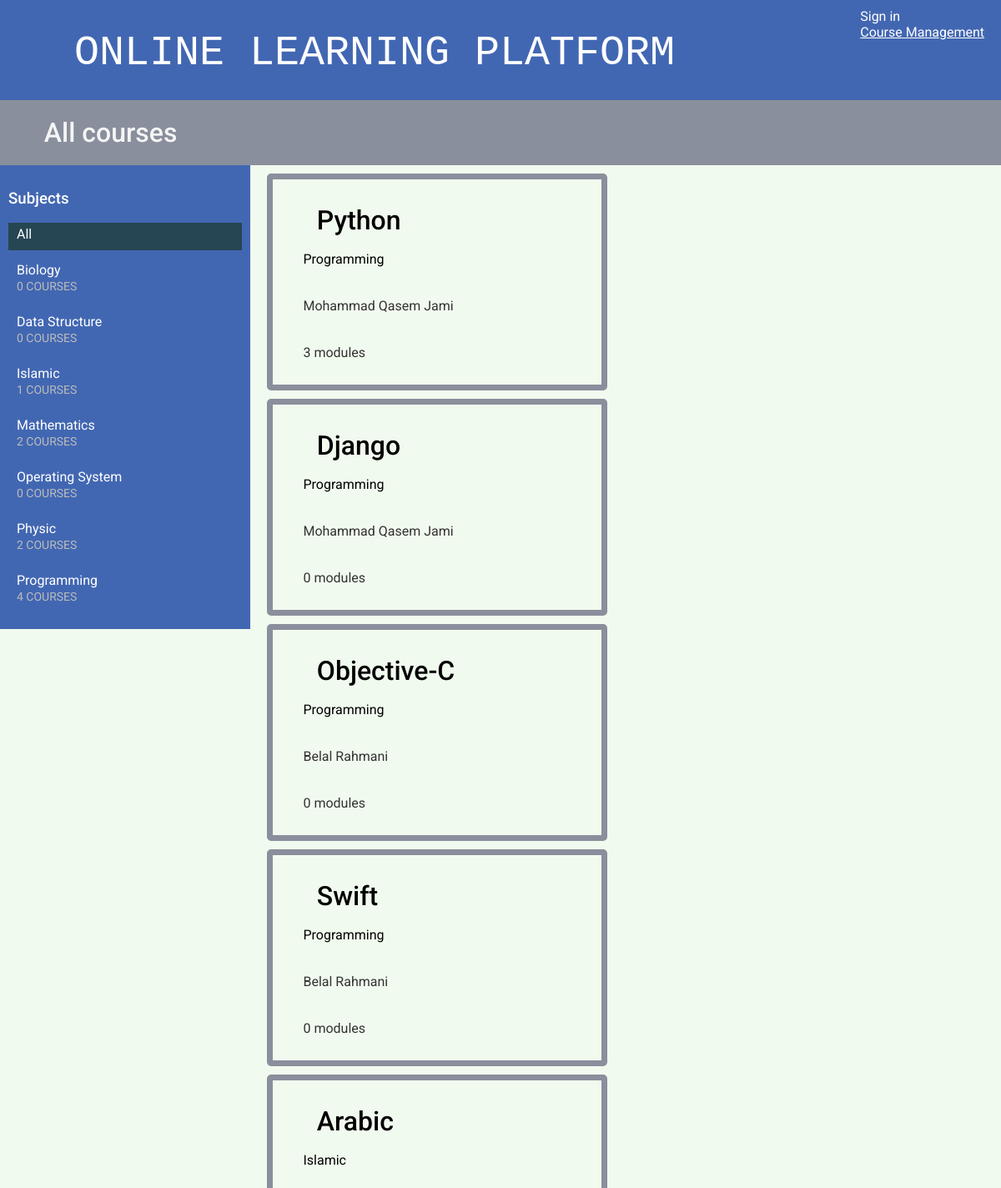
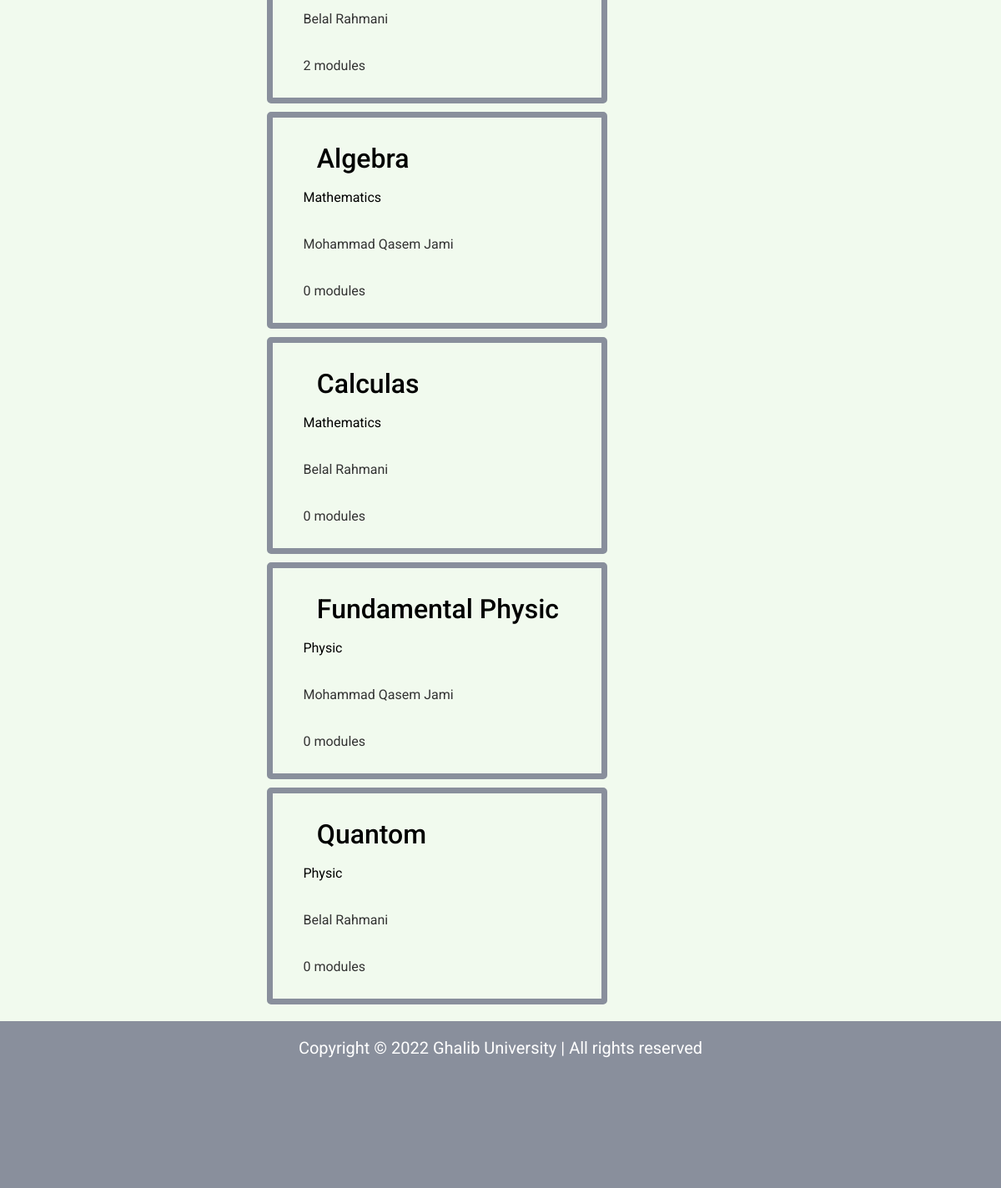
The app's page /, older data (2 pictures, top to bottom).
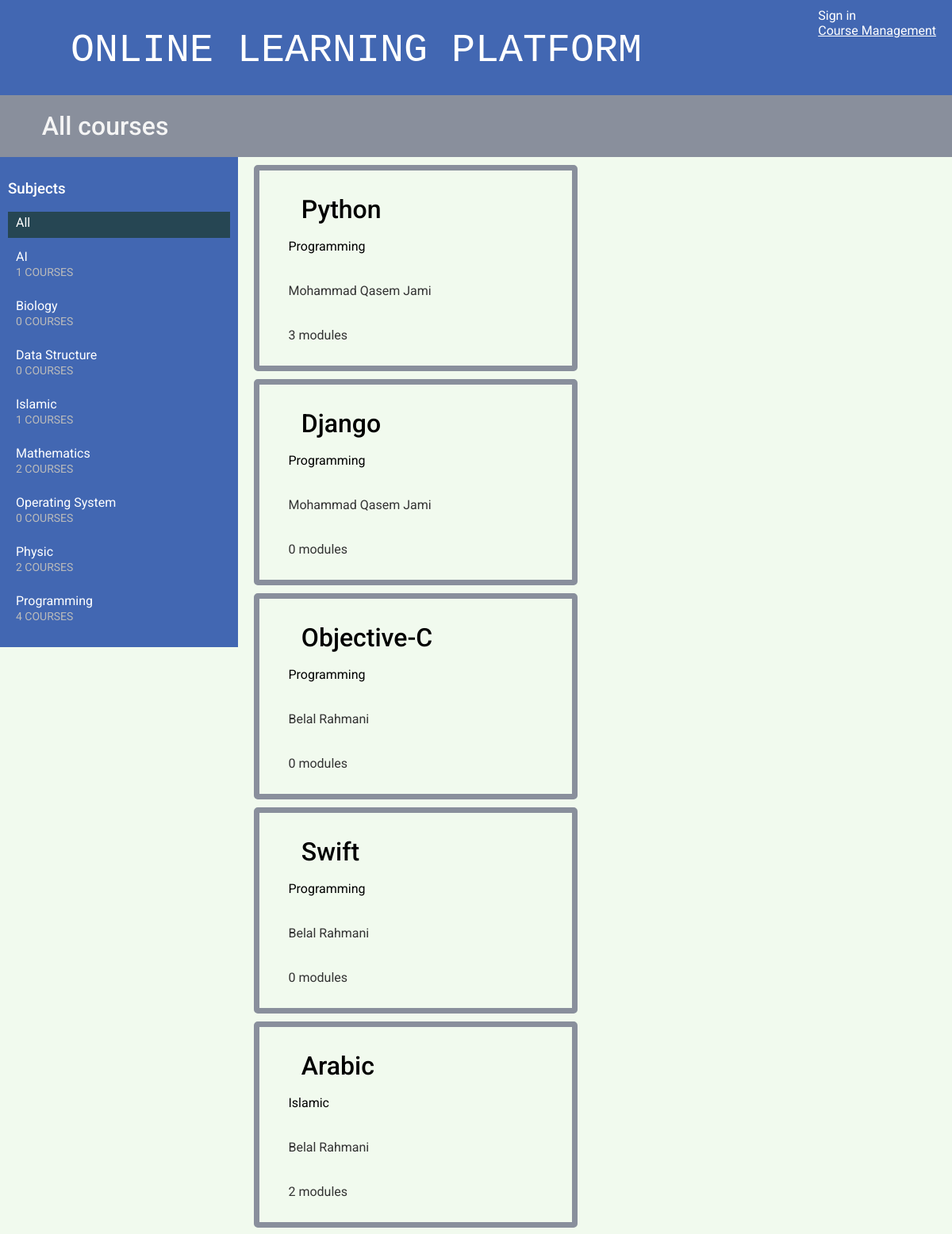
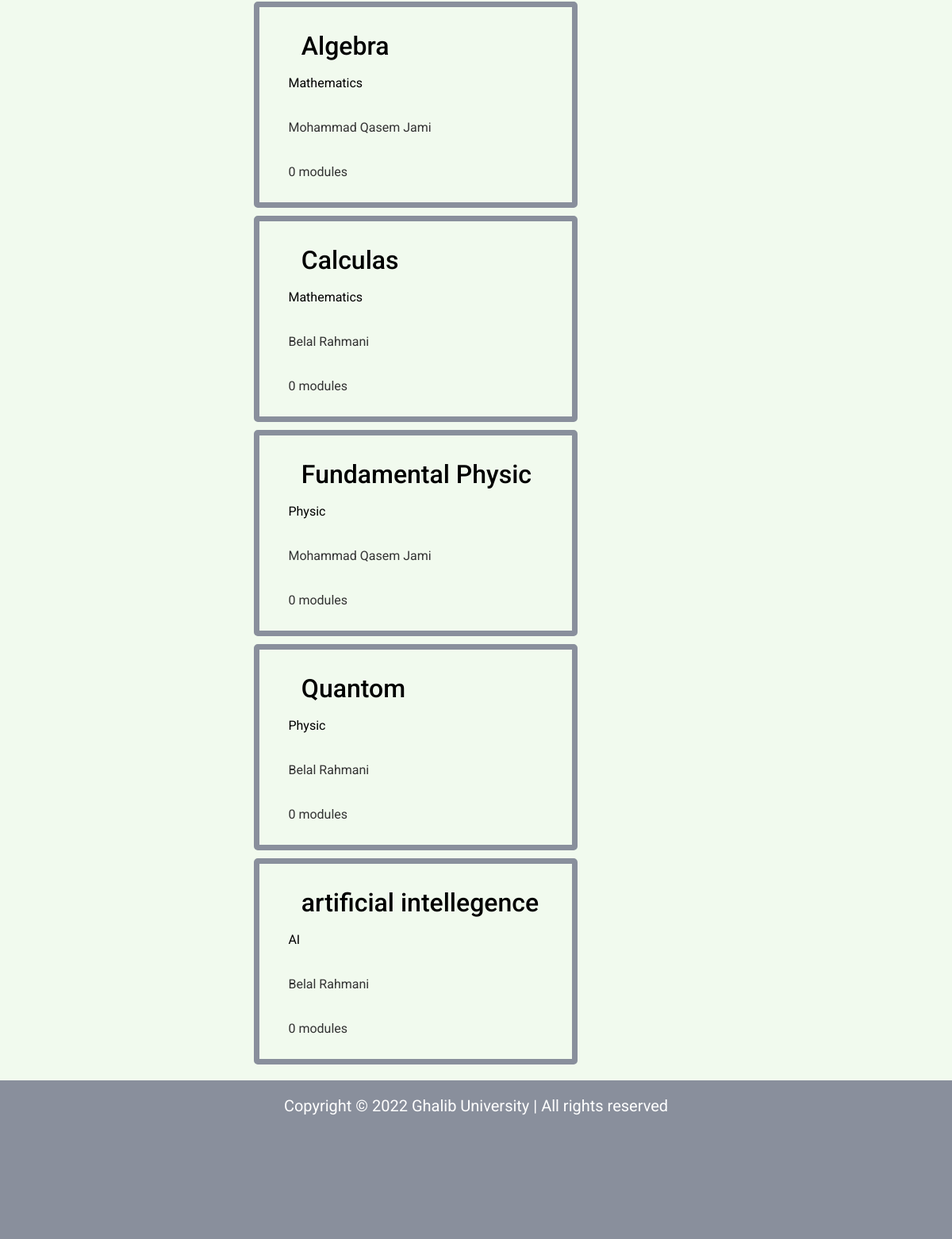
The same page, newer data (2 pictures, top to bottom).
### courses/models.py (models this page shows, shortened)
class Subject(models.Model):
    title = models.CharField(max_length=200)
    slug = models.SlugField(max_length=200, unique=True)
    class Meta:
        ordering = ['title']
    def __str__(self):
        return self.title

class Course(models.Model):
    owner = models.ForeignKey(User,
                              related_name='courses_created',
                              on_delete=models.CASCADE)
    subject = models.ForeignKey(Subject,
                                related_name='courses',
                                on_delete=models.CASCADE)
    title = models.CharField(max_length=200)
    slug = models.SlugField(max_length=200, unique=True)
    overview = models.TextField()
    created = models.DateTimeField(auto_now_add=True)
    students = models.ManyToManyField(User,
                                      related_name='courses_joined',
                                      blank=True)
    class Meta:
        ordering = ['-created']

### courses/views.py (the view)
# urls.py: path('', CourseListView.as_view(), name='course_list'),
class CourseListView(TemplateResponseMixin, View):
    model = Course
    template_name = 'courses/course/list.html'
    def get(self, request, subject=None):
        subjects = cache.get('all_subjects')
        if not subjects:
            subjects = Subject.objects.annotate(
                            total_courses=Count('courses'))
            cache.set('all_subjects', subjects)
        all_courses = Course.objects.annotate(
                           total_modules=Count('modules'))
        if subject:
            subject = get_object_or_404(Subject, slug=subject)
            key = f'subject_{subject.id}_courses'
            courses = cache.get(key)
            if not courses:
                courses = all_courses.filter(subject=subject)
                cache.set(key, courses)
        else:
            courses = cache.get('all_courses')
            if not courses:
                courses = all_courses
                cache.set('all_courses', courses)
        return self.render_to_response({'subjects': subjects,
                                        'subject': subject,
                                        'courses': courses})

### courses/templates/courses/course/list.html (shortened to what this page needs)
{% extends "base.html" %}
{% block content %}
  <h1>
    {% if subject %}
    <i class="fas fa-check-square"></i> {{ subject.title }} courses
    {% else %}
    <i class="fas fa-check-square"></i> All courses
    {% endif %}
  </h1>
  <div class="contents">
    <h3>Subjects</h3>
    <ul id="modules">
      <li {% if not subject %}class="selected"{% endif %}>
        <a href="{% url "course_list" %}"">All</a>
      </li>
      {% for s in subjects %}
        <li {% if subject == s %}class="selected"{% endif %}>
          <a href="{% url "course_list_subject" s.slug %}">
            {{ s.title }}
            <br><span>{{ s.total_courses }} courses</span>
          </a>
        </li>
      {% endfor %}
    </ul>
  </div>
  <div class="module">
    {% for course in courses %}
      {% with subject=course.subject %}
      <div class="module" style="border:7px solid #898F9C; border-radius:5px; margin-bottom:10px;">
        <h1>
          <a href="{% url "course_detail" course.slug %}">
            <i class="fas fa-book"></i> {{ course.title }}
          </a>
        </h1>
        <p>
          <a href="{% url "course_list_subject" subject.slug %}"><i class="fas fa-link"></i> {{ subject }}</a>
        </p>
        <p><i class="fas fa-user-tie"></i> {{ course.owner.get_full_name }}</p>
        <p><i class="fas fa-book-reader"></i> {{ course.total_modules }} modules</p>
      </div>
      {% endwith %}
    {% endfor %}
  </div>
{% endblock %}

Row changes from the older to the newer data that the page shows:
added Subject: title "AI", total_courses "1"
added Course: title "artificial intellegence", subject "AI", owner.get_full_name "Belal Rahmani", total_modules "0"
